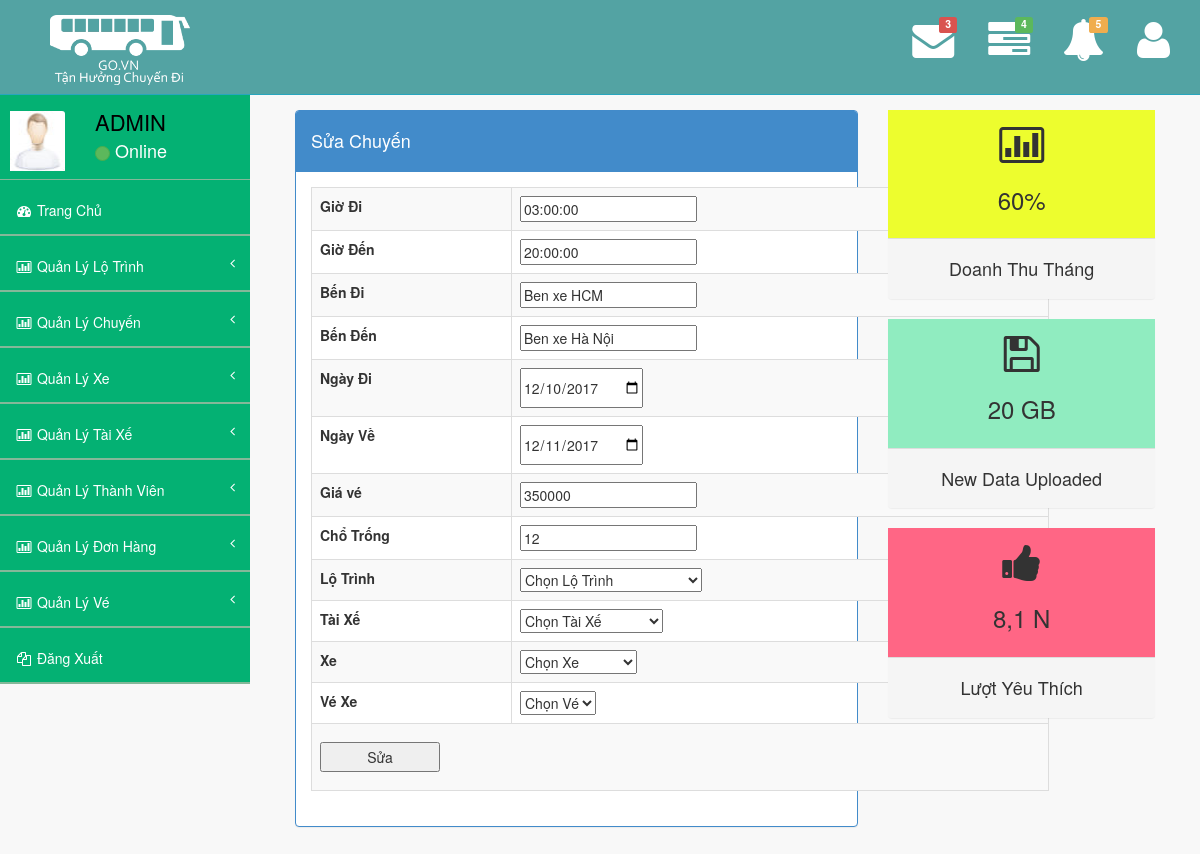
/admin.php?p=suachuyen&id=2, run on the app's committed database.
### tables this page shows
CREATE TABLE `chuyenxe` (
  `id` int(11) NOT NULL,
  `Giodi` time NOT NULL,
  `Gioden` time NOT NULL,
  `Diemdi` varchar(200) NOT NULL,
  `Diemden` varchar(200) NOT NULL,
  `Ngaydi` date NOT NULL,
  `Ngayve` date NOT NULL,
  `Giave` int(11) NOT NULL,
  `Chotrong` varchar(200) NOT NULL,
  `id_lotrinh` int(11) NOT NULL,
  `id_taixe` int(11) NOT NULL,
  `id_xe` int(11) NOT NULL,
  `id_vexe` int(11) NOT NULL
);

### page/suachuyen.php (the view, shortened to what this page needs)
<?php
if(!isset($_GET["id"])){
    header("location:admin.php?p=danhsachchuyen");
    exit();
}else{
$id = $_GET["id"];
settype($id,'int');
if($id <= 0){
    header("location:admin.php?p=danhsachchuyen");
    exit();
}else{
    $stmt_data_edit = $conn ->prepare("SELECT * FROM chuyenxe WHERE id = :id ");
    $stmt_data_edit -> bindParam(":id",$id,PDO::PARAM_INT);
    $stmt_data_edit->execute();
    $data_edit = $stmt_data_edit->fetch(PDO::FETCH_ASSOC);
            ?>
            <?php
}
?>
<form action="" method="POST" accept-charset="utf-8" enctype="multipart/form-data">
<div id="page-wrapper">
            <div >
                <div class="col-lg-8">
                    <div class="panel panel-primary">
                        <div class="panel-heading">
                            <h4> Sửa Chuyến</h4>
                        </div>
                        <div class="panel-body">
                            <div class="row">
                                <div class="col-lg-12">
                                    <div class="table-responsive">
                                        <table class="table table-bordered table-hover table-striped">
                                            <tbody>
                                             <tr>
                                                    <th width="200">Giờ Đi</th>
                                                    <td>
                                                        <input type="text" name="txtGiodi" <?php
                                                                if(isset($_POST["txtGiodi"])){
                                                                    echo  'value="' . $_POST["txtGiodi"] . '"' ;
                                                                }else{
                                                                    echo 'value="' . $data_edit["Giodi"] . '"';
                                                                }
                                                            ?> / >
                                                    </td>
                                                </tr>
                                                <tr>
                                                    <th width="120">Giờ Đến</th>
                                                    <td>
                                                        <input type="text" name="txtGioden" <?php
                                                                if(isset($_POST["txtGioden"])){
                                                                    echo  'value="' . $_POST["txtGioden"] . '"' ;
                                                                }else{
                                                                    echo 'value="' . $data_edit["Gioden"] . '"';
                                                                }
                                                            ?>  />
                                                    </td>
                                                </tr>
                                                <tr>
                                                    <th width="120">Bến Đi</th>
                                                    <td>
                                                        <input type="text" name="txtBendi" <?php
                                                                if(isset($_POST["txtBendi"])){
                                                                    echo  'value="' . $_POST["txtBendi"] . '"' ;
                                                                }else{
                                                                    echo 'value="' . $data_edit["Diemdi"] . '"';
                                                                }
                                                            ?>/>
                                                    </td>
                                                </tr>
                                                <tr>
                                                    <th width="120">Bến Đến</th>
                                                    <td>
                                                        <input type="text" name="txtBenden" <?php
                                                                if(isset($_POST["txtBenden"])){
                                                                    echo  'value="' . $_POST["txtBenden"] . '"' ;
                                                                }else{
                                                                    echo 'value="' . $data_edit["Diemden"] . '"';
                                                                }
                                                            ?>/>
                                                    </td>
                                                </tr>
                                                <tr>
                                                    <th width="120">Ngày Đi</th>
                                                    <td><input type="date" name="txtNgaydi"  <?php
                                                        if(isset($_POST["txtNgaydi"])){
                                                            echo 'value="'. $_POST["txtNgaydi"] .'"';
                                                        }else{
                                                            echo 'value="' . $data_edit["Ngaydi"] . '"' ;
                                                        }
                                                    ?>/>
                                                    </td>
                                                </tr>
                                                <tr>
                                                    <th width="120">Ngày Về</th>
                                                    <td><input type="date" name="txtNgayve"  <?php
                                                        if(isset($_POST["txtNgayve"])){
                                                            echo 'value="'. $_POST["txtNgayve"] .'"';
                                                        }else{
                                                            echo 'value="' . $data_edit["Ngayve"] . '"' ;
                                                        }
                                                    ?>/>
                                                    </td>
                                                </tr>
                                                <tr>
                                                    <th width="120">Giá vé</th>
                                                    <td>
                                                        <input type="text" name="txtGiave" <?php
                                                                if(isset($_POST["txtGiave"])){
                                                                    echo  'value="' . $_POST["txtGiave"] . '"' ;
                                                                }else{
                                                                    echo 'value="' . $data_edit["Giave"] . '"';
                                                                }
                                                            ?>/>
                                                    </td>
                                                </tr>
                                                <tr>
                                                    <th width="120">Chổ Trống</th>
                                                    <td>
                                                        <input type="text" name="txtChotrong" <?php
                                                                if(isset($_POST["txtChotrong"])){
                                                                    echo  'value="' . $_POST["txtChotrong"] . '"' ;
                                                                }else{
                                                                    echo 'value="' . $data_edit["Chotrong"] . '"';
                                                                }
                                                            ?>/>
                                                    </td>
                                                </tr>
                                                <tr>
                                                    <th width="120">Lộ Trình</th>
                                                    <td>
                                                        <select name="slecLotrinh" >
                                                            <option value="">Chọn Lộ Trình</option>
                                                        </select>
                                                    </td>
                                                </tr>
                                                <tr>
                                                    <th width="120">Tài Xế</th>
                                                    <td>
                                                        <select name="slecTaixe" >
                                                            <option value="">Chọn Tài Xế</option>
                                                        </select>
                                                    </td>
                                                </tr>
                                                <tr>
                                                    <th width="120">Xe</th>
                                                    <td>
                                                        <select name="slecXe" >
                                                            <option value="">Chọn Xe</option>
                                                        </select>
                                                    </td>
                                                </tr>
                                                <tr>
                                                    <th width="120">Vé Xe</th>
                                                    <td>
                                                        <select name="slecVe" >
                                                            <option value="">Chọn Vé</option>
                                                        </select>
                                                    </td>
                                                </tr>
                                                <tr>
                                                    <td colspan="2" align="center"><button type="submit" class="themtuyen" name="btnSua">Sửa</button></td>
                                                </tr>
                                            </tbody>
                                        </table>
                                    </div>
                                </div>
                            </div>
                        </div>
                    </div>
                </div>
                <div class="col-lg-4">
                    <div class="panel panel-primary text-center no-boder">
                        <div class="panel-body yellow">
                            <i class="fa fa-bar-chart-o fa-3x"></i>
                            <h3>60% </h3>
                        </div>
                        <div class="panel-footer">
                            <span class="panel-eyecandy-title"><h4>Doanh Thu Tháng</h4>
                            </span>
                        </div>
                    </div>
                    <div class="panel panel-primary text-center no-boder">
                        <div class="panel-body green">
                            <i class="fa fa fa-floppy-o fa-3x"></i>
                            <h3>20 GB</h3>
                        </div>
                        <div class="panel-footer">
                            <span class="panel-eyecandy-title"><h4>New Data Uploaded</h4>
                            </span>
                        </div>
                    </div>
                    <div class="panel panel-primary text-center no-boder">
                        <div class="panel-body red">
                            <i class="fa fa-thumbs-up fa-3x"></i>
                            <h3>8,1 N </h3>
                        </div>
                        <div class="panel-footer">
                            <span class="panel-eyecandy-title"><h4>Lượt Yêu Thích</h4>
                            </span>
                        </div>
                    </div>
                </div>
            </div>
        </div>
        </form>
        <?php } ?>

### admin/assets/css/style.css (style rules this page uses)
body { background-color: #f8f8f8; }

### admin/assets/css/main-style2.css (style rules this page uses)
.green { background-color:rgb(144, 236, 192); }
.red { background-color:rgb(255, 102, 133); }
.yellow { background-color:rgb(237, 253, 46); }
.no-boder { border:0px solid #5bc0de !important; }
@media (min-width:768px) { #page-wrapper { position: inherit; margin: 0 0 0 250px; padding: 0 30px; min-height: 1000px; } }

### data on the page
chuyenxe: txtGiodi "03:00:00", txtGioden "20:00:00", txtBendi "Ben xe HCM", txtBenden "Ben xe Hà Nội", txtNgaydi "12/10/2017", txtNgayve "12/11/2017", txtGiave "350000", txtChotrong "12"
